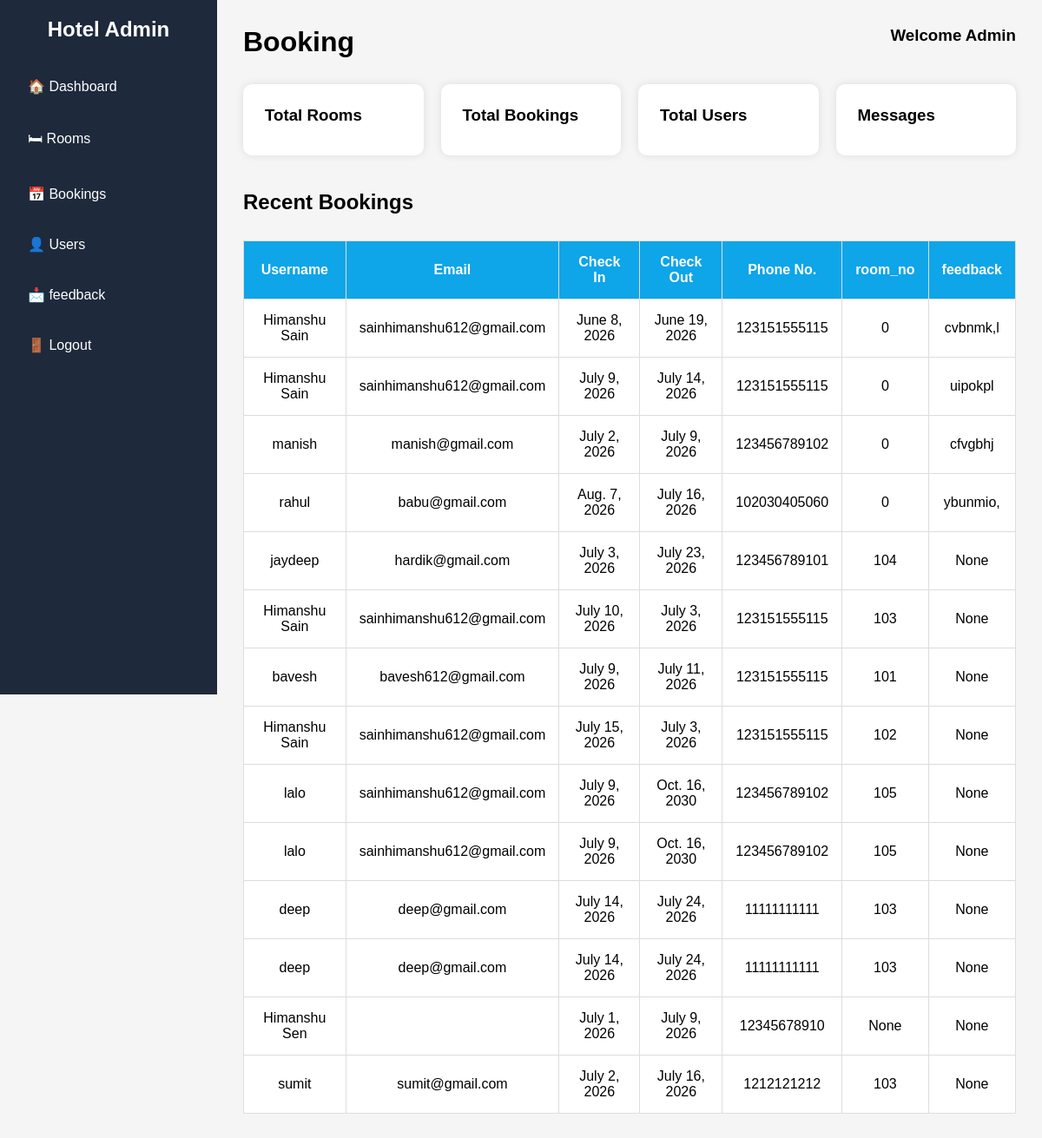
The page /booking/ on the database its author committed.
### app1/models.py (models this page shows)
class Booking(models.Model):
    room=models,models.ForeignKey(rooms, on_delete=models.CASCADE,null=True)
    name = models.CharField(max_length=30)
    email = models.EmailField()
    phone = models.CharField(max_length=12)
    room_no = models.IntegerField(null=True)
    check_in = models.DateField()
    check_out = models.DateField()
    room_price=models.ImageField()
    GUEST_CHOICES = [
        ("1 Guest", "1 Guest"),
        ("2 Guests", "2 Guests"),
        ("3 Guests", "3 Guests"),
        ("4 Guests", "4 Guests"),
    ]
    guests = models.CharField(max_length=20, choices=GUEST_CHOICES)
    ROOM_CHOICES = [
        ("Single Room", "Single Room"),
        ("Double Room", "Double Room"),
        ("Deluxe Room", "Deluxe Room"),
        ("Suite Room", "Suite Room"),
    ]
    room_type = models.CharField(max_length=50, choices=ROOM_CHOICES)
    message = models.TextField(blank=True, null=True)
    booking_date = models.DateTimeField(auto_now_add=True)

### app1/views.py (the view)
# urls.py: path("booking/",views.booking,name="booking"),
def booking(request):
    bookings = Booking.objects.all()
    return render(request,"admin/booking.html",{"bookings":bookings})

### app1/templates/admin/booking.html (shortened to what this page needs)
<!DOCTYPE html>
<html>
<head>
</head>
<body>
<div class="sidebar">
<h2>Hotel Admin</h2>
<ul>
<li><a href="{%url 'admindata'%}">🏠 Dashboard</a></li>
<li><a href="{% url 'roomdata'%}">🛏 Rooms</a></li>
<li><a href="{% url 'booking'%}">📅 Bookings</a></li>
<li><a href="{%url 'user'%}">👤 Users</a></li>
<li><a href="{% url 'feedback'%}">📩 feedback</a></li>
<li><a href="{% url 'logoutdata'%}">🚪 Logout</a></li>
</ul>
</div>
<div class="main">
<div class="header">
<h1>Booking</h1>
<h3>Welcome Admin</h3>
</div>
<div class="cards">
<div class="card">
<h3>Total Rooms</h3>
</div>
<div class="card">
<h3>Total Bookings</h3>
</div>
<div class="card">
<h3>Total Users</h3>
</div>
<div class="card">
<h3>Messages</h3>
</div>
</div>
<h2 style="margin-top:40px;">Recent Bookings</h2>
<table>
<tr>
<th>Username</th>
<th>Email</th>
<th>Check In</th>
<th>Check Out</th>
<th>Phone No.</th>
<th>room_no</th>
<th>feedback</th>
</tr>
{% for booking in bookings %}
<tr>
<td>{{ booking.name }}</td>
<td>{{ booking.email }}</td>
<td>{{ booking.check_in }}</td>
<td>{{ booking.check_out }}</td>
<td>{{ booking.phone }}</td>
<td>{{ booking.room_no }}</td>
<td>{{ booking.message }}</td>
</tr>
{% endfor %}
</table>
</div>
</body>
</html>

### app1/templates/admin/booking.html (style rules this page uses)
* { margin:0; padding:0; box-sizing:border-box; font-family:Arial; }
body { display:flex; background:#f5f5f5; }
.sidebar { width:250px; height:100vh; background:#1e293b; color:white; padding:20px; position:fixed; }
.sidebar h2 { text-align:center; margin-bottom:30px; }
.sidebar ul { list-style:none; }
.sidebar ul li { margin:15px 0; }
.sidebar ul li a { text-decoration:none; color:white; display:block; padding:12px; border-radius:6px; }
.main { margin-left:250px; width:100%; padding:30px; }
.header { display:flex; justify-content:space-between; margin-bottom:30px; }
.cards { display:grid; grid-template-columns:repeat(4,1fr); gap:20px; }
.card { background:white; padding:25px; border-radius:10px; box-shadow:0 0 10px rgba(0,0,0,.1); }
.card h3 { margin-bottom:10px; }
table { width:100%; margin-top:30px; background:white; border-collapse:collapse; }
table th,table td { padding:15px; border:1px solid #ddd; text-align:center; }
table th { background:#0ea5e9; color:white; }

### rows shown on the page
Booking: name "Himanshu Sain", email "sainhimanshu612@gmail.com", check_in "June 8, 2026", check_out "June 19, 2026", phone "123151555115", room_no "0", message "cvbnmk,l"
Booking: name "Himanshu Sain", email "sainhimanshu612@gmail.com", check_in "July 9, 2026", check_out "July 14, 2026", phone "123151555115", room_no "0", message "uipokpl"
Booking: name "manish", email "manish@gmail.com", check_in "July 2, 2026", check_out "July 9, 2026", phone "123456789102", room_no "0", message "cfvgbhj"
Booking: name "rahul", email "babu@gmail.com", check_in "Aug. 7, 2026", check_out "July 16, 2026", phone "102030405060", room_no "0", message "ybunmio,"
Booking: name "jaydeep", email "hardik@gmail.com", check_in "July 3, 2026", check_out "July 23, 2026", phone "123456789101", room_no "104", message "None"
Booking: name "Himanshu Sain", email "sainhimanshu612@gmail.com", check_in "July 10, 2026", check_out "July 3, 2026", phone "123151555115", room_no "103", message "None"
Booking: name "bavesh", email "bavesh612@gmail.com", check_in "July 9, 2026", check_out "July 11, 2026", phone "123151555115", room_no "101", message "None"
Booking: name "Himanshu Sain", email "sainhimanshu612@gmail.com", check_in "July 15, 2026", check_out "July 3, 2026", phone "123151555115", room_no "102", message "None"
Booking: name "lalo", email "sainhimanshu612@gmail.com", check_in "July 9, 2026", check_out "Oct. 16, 2030", phone "123456789102", room_no "105", message "None"
Booking: name "lalo", email "sainhimanshu612@gmail.com", check_in "July 9, 2026", check_out "Oct. 16, 2030", phone "123456789102", room_no "105", message "None"
Booking: name "deep", email "deep@gmail.com", check_in "July 14, 2026", check_out "July 24, 2026", phone "11111111111", room_no "103", message "None"
Booking: name "deep", email "deep@gmail.com", check_in "July 14, 2026", check_out "July 24, 2026", phone "11111111111", room_no "103", message "None"
Booking: name "Himanshu Sen", check_in "July 1, 2026", check_out "July 9, 2026", phone "12345678910", room_no "None", message "None"
Booking: name "sumit", email "sumit@gmail.com", check_in "July 2, 2026", check_out "July 16, 2026", phone "1212121212", room_no "103", message "None"
